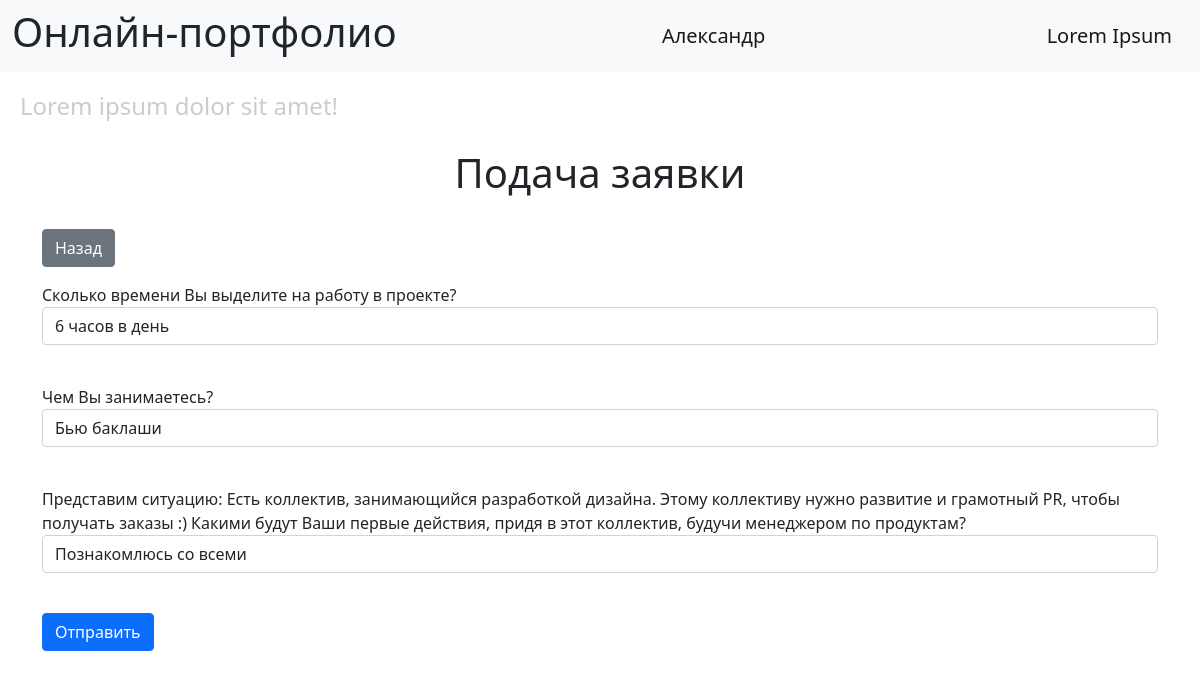
The page /edit-application/1 (signed in) on the database its author committed.
### data/users.py (models this page shows, shortened)
class User(SqlAlchemyBase, UserMixin):
    __tablename__ = 'users'
    id = sa.Column(sa.Integer, primary_key=True, autoincrement=True)
    surname = sa.Column(sa.String)
    name = sa.Column(sa.String)
    age = sa.Column(sa.Integer)
    email = sa.Column(sa.String, unique=True)
    hashed_password = sa.Column(sa.String)
    is_admin = sa.Column(sa.Boolean)

### data/applications.py (models this page shows)
class Application(SqlAlchemyBase):
    __tablename__ = 'applications'
    id = sa.Column(sa.Integer, primary_key=True, autoincrement=True)
    user_id = sa.Column(sa.Integer, sa.ForeignKey('users.id'), unique=True)
    allocates_time = sa.Column(sa.String)
    what_doing = sa.Column(sa.String)
    self_actions = sa.Column(sa.String)

### main.py (the view, shortened to what this page needs)
@app.route('/edit-application/<int:application_id>', methods=['GET', 'POST'])
@login_required
def edit_application(application_id):
    form = AddApplicationForm()
    if request.method == "GET":
        session = db_session.create_session()
        application = session.query(Application).filter(Application.id == application_id,
                                                        (current_user.id == Application.user_id)
                                                        | current_user.is_admin).first()
        if application:
            form.allocates_time.data = application.allocates_time
            form.what_doing.data = application.what_doing
            form.self_actions.data = application.self_actions
        else:
            session.close()
            abort(404)
    return render_template('add_application.html', title='Department Edit', form=form)

### forms/applications.py
    class Form(FlaskForm):
        allocates_time = StringField('Сколько времени Вы выделите на работу в проекте?', validators=[DataRequired()])
        what_doing = StringField('Чем Вы занимаетесь?', validators=[DataRequired()])
        self_actions = StringField(text, validators=[DataRequired()])
        submit = SubmitField('Отправить')

### data/db_session.py (called while the page is built)
def create_session() -> Session:
    global __factory
    return __factory()

### forms/applications.py (called while the page is built)
def AddApplicationForm():
    text = """Представим ситуацию:
    Есть коллектив, занимающийся разработкой дизайна.\n
    Этому коллективу нужно развитие и грамотный РR, чтобы получать заказы :)\n\n
    Какими будут Ваши первые действия, придя в этот коллектив, будучи менеджером по продуктам?"""
    class Form(FlaskForm):
        allocates_time = StringField('Сколько времени Вы выделите на работу в проекте?', validators=[DataRequired()])
        what_doing = StringField('Чем Вы занимаетесь?', validators=[DataRequired()])
        self_actions = StringField(text, validators=[DataRequired()])
        submit = SubmitField('Отправить')
    return Form()

### main.py (called while the page is built)
@login_manager.user_loader
def load_user(user_id):
    session = db_session.create_session()
    return session.get(User, user_id)

### templates/add_application.html (shortened to what this page needs)
{% extends "base.html" %}
{% block content %}
<h1 align="center">Подача заявки</h1>
<br>
<p align="justify">
<a href="/" class="btn btn-secondary">Назад</a>
<form action="" method="post">
    <p>
        {{ form.allocates_time.label }}<br>
        {{ form.allocates_time(class="form-control") }}<br>
    </p>
    <p>
        {{ form.what_doing.label }}<br>
        {{ form.what_doing(class="form-control") }}<br>
    </p>
    <p>
        {{ form.self_actions.label }}<br>
        {{ form.self_actions(class="form-control") }}<br>
    </p>
    <p>{{ form.submit(type="submit", class="btn btn-primary") }}</p>
</form>
{% endblock %}

### templates/base.html (shortened to what this page needs)
<!doctype html>
<html lang="ru">
<head>
    <link href="https://cdn.jsdelivr.net/npm/bootstrap@5.1.3/dist/css/bootstrap.min.css"
          rel="stylesheet"
>
    <link rel="stylesheet" href="{{ url_for('static', filename='css/style.css') }}">
</head>
<body>
<header>
    <nav class="navbar navbar-light bg-light">
        <div class="container-fluid">
            <h1>Онлайн-портфолио</h1>
            {% if current_user.is_authenticated %}
                <a class="navbar-brand" href="/logout">{{ current_user.name }}</a>
            {% else %}
                <div>
                    <a class="btn btn-primary " href="/register">Зарегистрироваться</a>
                    <a class="btn btn-success" href="/login">Войти</a>
                </div>
            {% endif %}
            <a class="navbar-brand" href="/">Lorem Ipsum</a>
        </div>
    </nav>
    <h4>Lorem ipsum dolor sit amet!</h4>
</header>
<main role="main" class="container">
    {% block content %}{% endblock %}
</main>
</body>
</html>

### static/css/style.css (style rules this page uses)
h4 { color: #cccccc; padding: 20px; }

### rows shown on the page
User: name "Александр"
Application: allocates_time "6 часов в день", what_doing "Бью баклаши", self_actions "Познакомлюсь со всеми"
